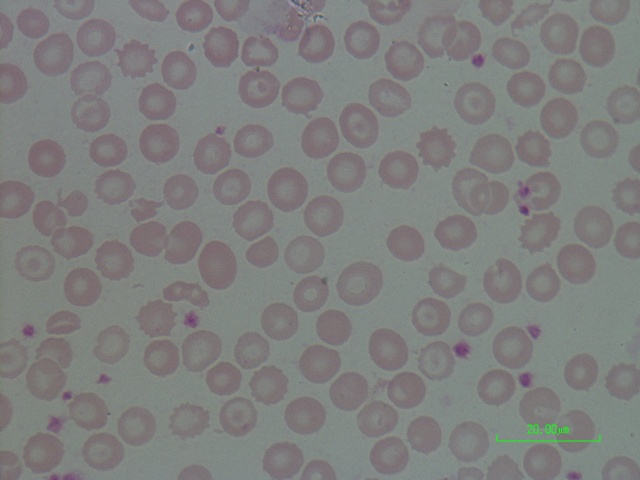
#> input picture 151.jpg, 640 x 480 px
$ jupyter execute CellDetection.ipynb
#> lines starting #> are read from the running program, lines starting #| are printed output that depends on the picture; after the words box and inside, x2 and y2 are one past the last pixel; in counts of white or black regions, pixels touching at a corner belong together
[cell 1]
import numpy as np
import skimage.measure
import matplotlib.pyplot as plt
from skimage import io, color, img_as_ubyte, filters
from skimage.segmentation import active_contour

[cell 2]
import cv2
import numpy as np
import skimage.measure
from skimage import filters
import matplotlib.pyplot as plt

# [45 lines left out: function label_connected_components, not called in this run]

def process_image(image_path):
    # Read the image
#> called with image_path = '151.jpg'
    image = cv2.imread(image_path)
#> image is the input picture: shape (480, 640, 3); mean B, G, R 126.3, 127.2, 127

    # Convert to grayscale
    grayscale_image = cv2.cvtColor(image, cv2.COLOR_BGR2GRAY)

    # Contrast adjustment (histogram equalization)
    clahe = cv2.createCLAHE(clipLimit=2.0, tileGridSize=(8, 8))
    contrast_adjusted_image = clahe.apply(grayscale_image)
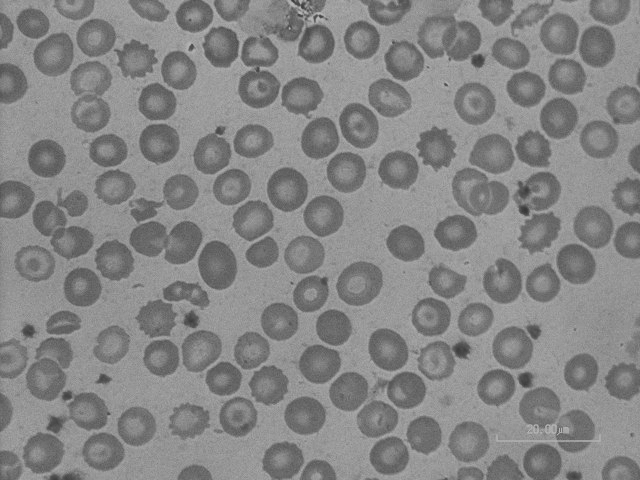
#> contrast_adjusted_image: shape (480, 640); min 54, max 186, mean 133.5

    ret, binary_image = cv2.threshold(contrast_adjusted_image, 0, 255, cv2.THRESH_BINARY + cv2.THRESH_OTSU)
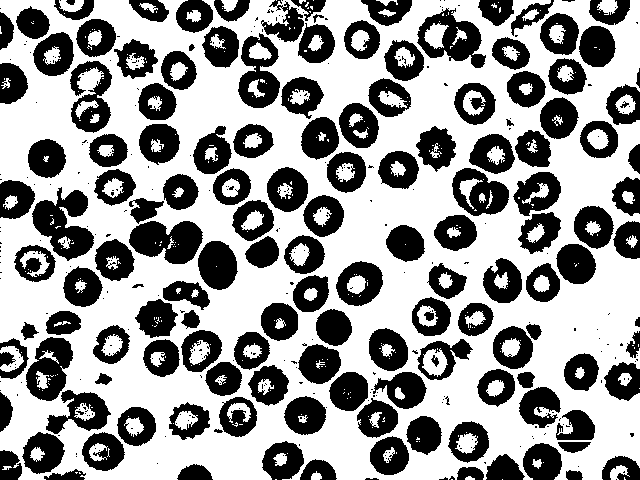
#> binary_image: shape (480, 640); 59.8% white; 443 black regions (296 under 20 px), largest, box (x1, y1, x2, y2) and area: (32, 187, 94, 261) 2451, (129, 221, 203, 264) 2229, (417, 8, 486, 68) 1963
#> ret = 129

    kernel = np.ones((5, 5), np.uint8)
    filled_image = cv2.morphologyEx(binary_image, cv2.MORPH_CLOSE, kernel)
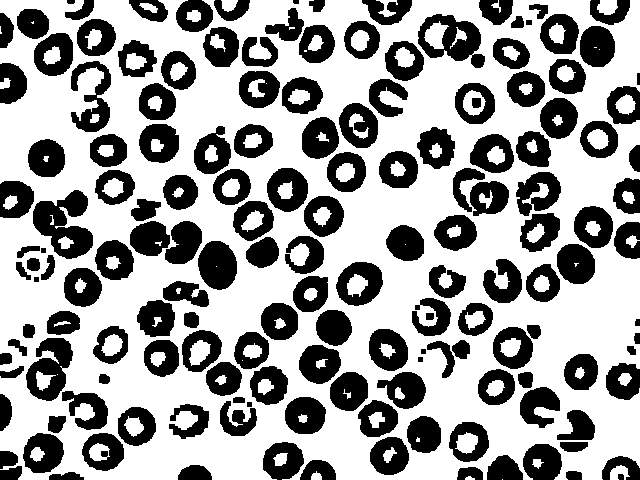
#> filled_image: shape (480, 640); 62.1% white; 161 black regions
    contours, _ = cv2.findContours(filled_image, cv2.RETR_EXTERNAL, cv2.CHAIN_APPROX_SIMPLE)
#> contours = 20 contours, 3 with area under 20; largest, box (x1, y1, x2, y2) and area: (0, 0, 640, 480) 287492, (615, 94, 636, 115) 258, (597, 0, 618, 15) 221, (610, 465, 630, 480) 160, (221, 0, 238, 12) 126
    filtered_contours = []
    min_area = 10  # Minimum area to keep (adjust based on image and objects)
    for cnt in contours:
        area = cv2.contourArea(cnt)
        if area > min_area:
            filtered_contours.append(cnt)
#> this loop made 20 passes
#> area on passes 3, 4, 5, 6, 7, 8, 9, 10, 11, 12, 14, 15: 55, 159.5, 53, 118, 105.5, 77.5, 119.5, 101, 258.5, 67.5, 115, 88
#> after the loop, filtered_contours = 18 contours, 1 with area under 20; largest, box (x1, y1, x2, y2) and area: (0, 0, 640, 480) 287492, (615, 94, 636, 115) 258, (597, 0, 618, 15) 221, (610, 465, 630, 480) 160, (221, 0, 238, 12) 126


    mask = np.zeros(filled_image.shape, np.uint8)
    cv2.drawContours(mask, filtered_contours, -1, (255, 255, 255), -1)
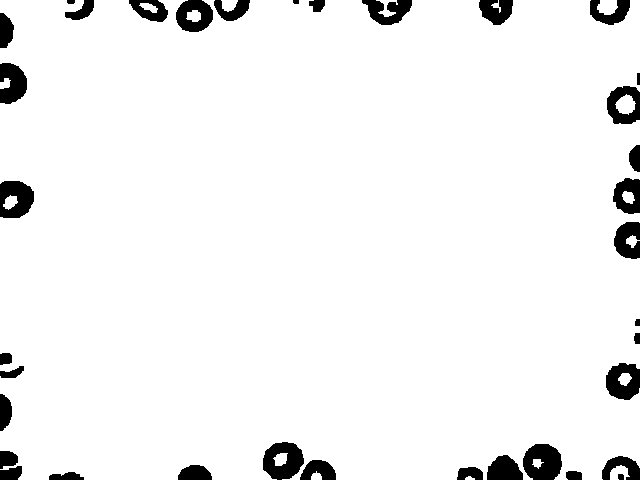
#> mask: shape (480, 640); 94.8% white; 36 black regions, largest, box (x1, y1, x2, y2) and area: (523, 444, 562, 480) 1088, (263, 442, 304, 480) 1070, (0, 181, 34, 218) 950
    cleaned_image = cv2.bitwise_and(cv2.bitwise_not(filled_image), (mask))
#> cleaned_image: shape (480, 640); 32.8% white; 125 white regions
    edges = filters.sobel(cleaned_image)

    labeled_image = skimage.measure.label(cleaned_image, connectivity=2)
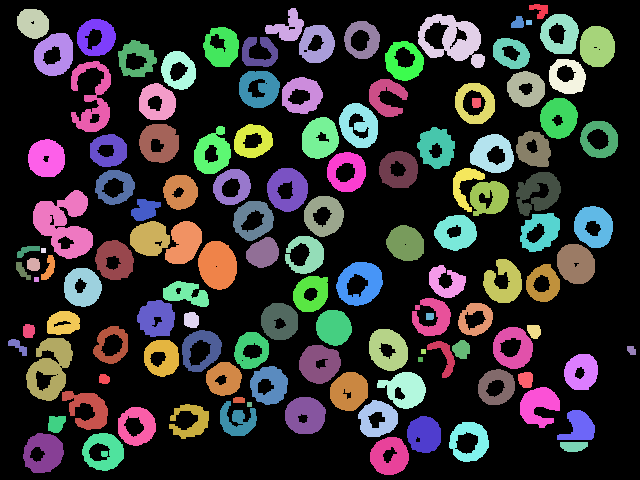
#> labeled_image: shape (480, 640) int64; 126 distinct labels, from 0 to 125; one colour per label, 0 black

# Convert the labeled image to a uint8 array
    labeled_image = labeled_image.astype(np.uint8)
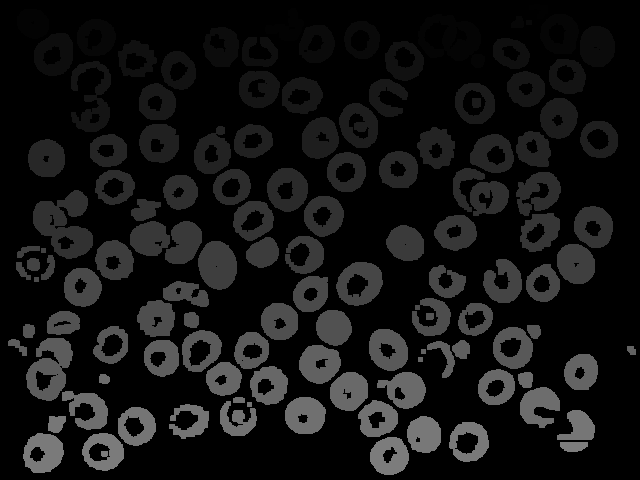
#> labeled_image: shape (480, 640); min 0, max 125, mean 19.5

# Find contours of each labeled region
    contours, _ = cv2.findContours(labeled_image, cv2.RETR_EXTERNAL, cv2.CHAIN_APPROX_SIMPLE)
#> contours = 124 contours, 5 with area under 20; largest, box (x1, y1, x2, y2) and area: (33, 190, 93, 259) 2338, (418, 14, 485, 68) 2258, (26, 338, 73, 401) 1842, (336, 262, 383, 306) 1520, (198, 241, 237, 290) 1426

# Draw circles around each labeled region
    cv2.drawContours(image, contours, -1, (0, 255, 0), 2)
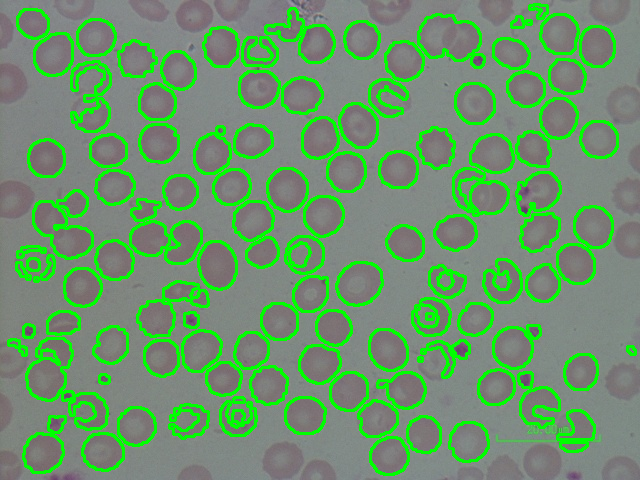
#> image: shape (480, 640, 3); 15.69% of pixels changed, all inside (x1, y1, x2, y2) = (7, 3, 637, 476)
    for i ,contour in enumerate(contours):
        if(len(contour)>=5):


            ellipse=cv2.fitEllipse(contour)

            (x,y),(Ma,ma),angle=ellipse
            area = cv2.contourArea(contour)
            perimeter = cv2.arcLength(contour, True)

           # cv2.ellipse(image,ellipse,(0,255,0),2)
            M = cv2.moments(contour)
            if M["m00"] != 0:
                cX = int(M["m10"] / M["m00"])
                cY = int(M["m01"] / M["m00"])

                cv2.putText(image, str(i+1), (cX, cY), cv2.FONT_HERSHEY_SIMPLEX, 0.5, (0, 0, 255), 1)
#> this loop made 124 passes
#> (x, y, Ma, ma, angle, area, perimeter, cX) on passes 1, 2, 3, 4, 5, 6, 7, 8, 9, 10, 12, 13: (573.5, 443.1, 16.27, 27.7, 86.31, 203.5, 66.73, 573), (389.2, 455.7, 36.94, 38.45, 55.76, 1110.5, 127.2, 389), (102.7, 451.3, 36.94, 41.07, 96.11, 1180.5, 130.8, 102), (42.68, 452.5, 37.92, 41.28, 45.62, 1217.5, 135.2, 42), (468.7, 441.3, 38.37, 40.01, 17.3, 1195.5, 133.2, 468), (423.9, 434.3, 34.51, 36.26, 169.8, 959, 118.1, 423), (55.74, 423.3, 15.64, 19.6, 54.63, 218, 60.97, 55), (577.2, 426.6, 31.75, 36.66, 69.21, 659.5, 129.4, 579), (136.1, 425.9, 37.37, 38.38, 50.46, 1114, 127.7, 136), (188.6, 420.2, 30.93, 36.19, 75.15, 626.5, 211.2, 190), (236.2, 416.9, 32.96, 33.84, 68.17, 652.5, 207, 236), (377.1, 418.6, 34.79, 39.11, 74.01, 1058.5, 128, 377)
#> (x, y, Ma, ma, angle, area) on pass 73: (593.4, 226.3, 37.64, 42, 152.3, 1232.5)
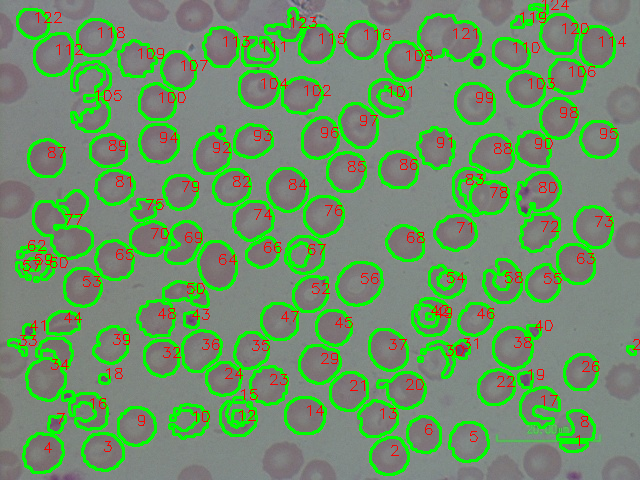
#> image: shape (480, 640, 3); 1.93% of pixels changed, all inside (x1, y1, x2, y2) = (19, 0, 640, 456)


# [15 lines of commented-out code are left out]

    plt.imshow(cleaned_image, cmap='gray')
    plt.show()

# Replace 'path/to/your/image.jpg' with your actual image path
process_image("151.jpg")

[cell 3]
import cv2
import numpy as np
count=0
# Load the image
image = cv2.imread('151.jpg')

# Convert the image to grayscale
gray = cv2.cvtColor(image, cv2.COLOR_BGR2GRAY)

# Apply Gaussian blur to reduce noise
blurred = cv2.GaussianBlur(gray, (5, 5), 0)

# Perform edge detection using Canny
edges = cv2.Canny(blurred,10,50)
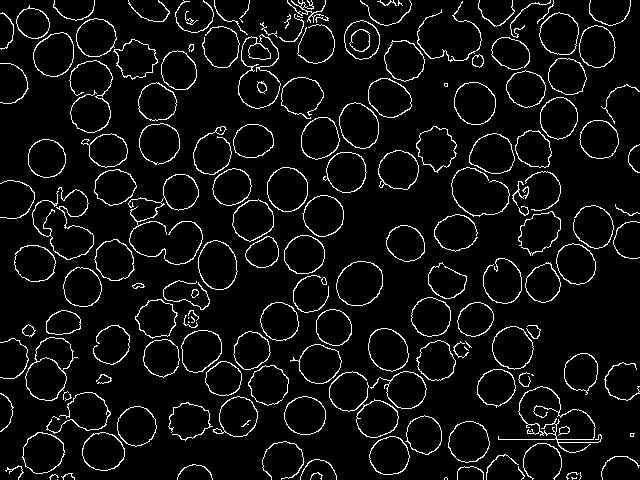
#> edges: shape (480, 640); 6.1% white in thin lines or dots
# Find contours in the edged image
contours, _ = cv2.findContours(edges.copy(), cv2.RETR_EXTERNAL, cv2.CHAIN_APPROX_SIMPLE)

# Loop over the contours
for contour in contours:
    # Approximate the contour
    epsilon = 0.01678 * cv2.arcLength(contour, True)
    approx = cv2.approxPolyDP(contour, epsilon, True)

    # If the contour has a certain number of vertices (indicating pointed edges)
    if len(approx) >= 10  and len(approx)<12:
        # Draw the contour on the original image
        cv2.drawContours(image, [approx], -1, (0, 255, 0), 2)
        M = cv2.moments(contour)
        if M["m00"] != 0:
            cX = int(M["m10"] / M["m00"])
            cY = int(M["m01"] / M["m00"])
            cv2.putText(image, str(count+1), (cX, cY), cv2.FONT_HERSHEY_SIMPLEX, 0.5, (0, 0, 255), 1)
#> this loop made 165 passes
#> contour on passes 1, 34, 59: [[57, 479]], [[531, 374], [532, 375], [533, 375], [532, 374]], [[188, 321], [188, 322], [189, 322]]
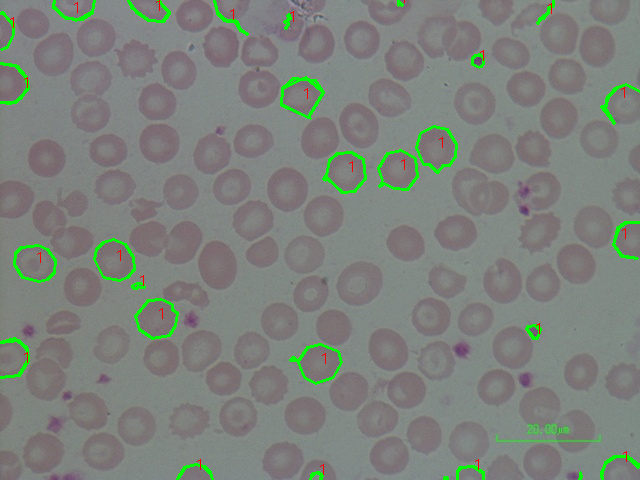
#> image: shape (480, 640, 3); 2.15% of pixels changed, all inside (x1, y1, x2, y2) = (0, 0, 640, 480)

# Display the result
plt.imshow(image, cmap='gray')
plt.show()
